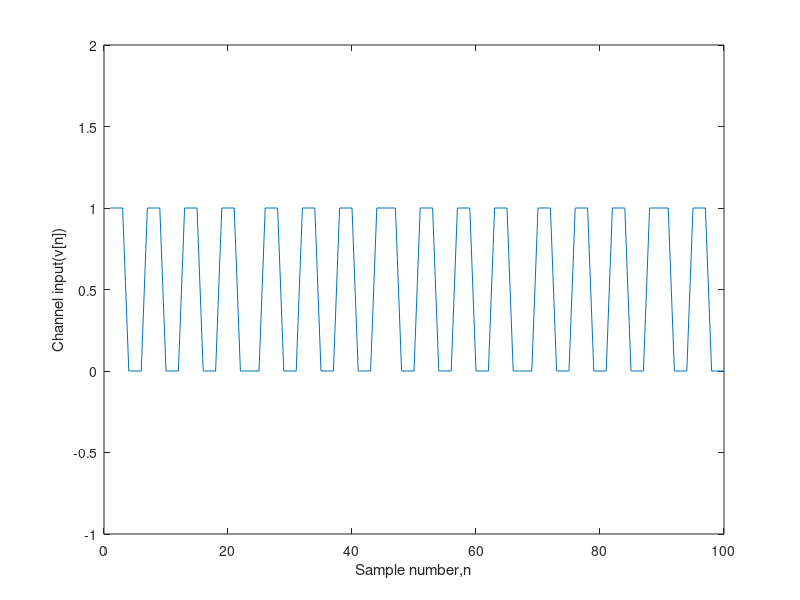
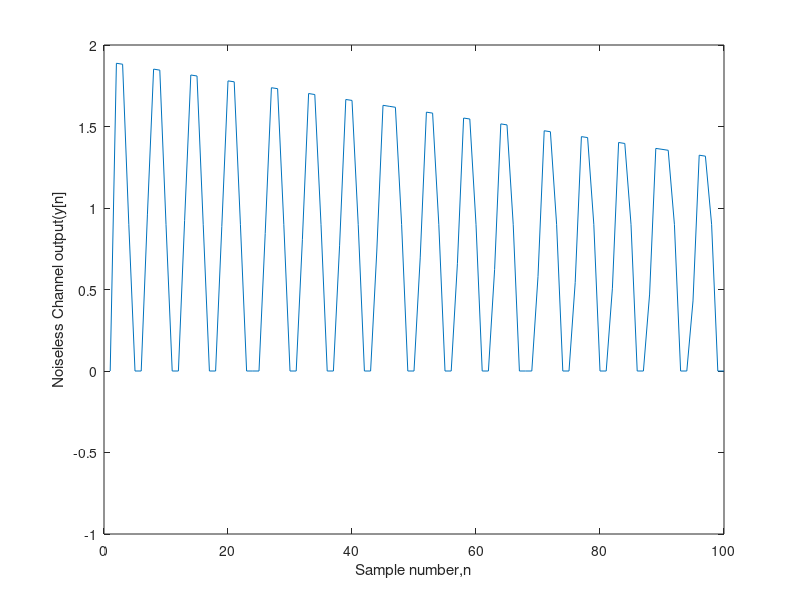
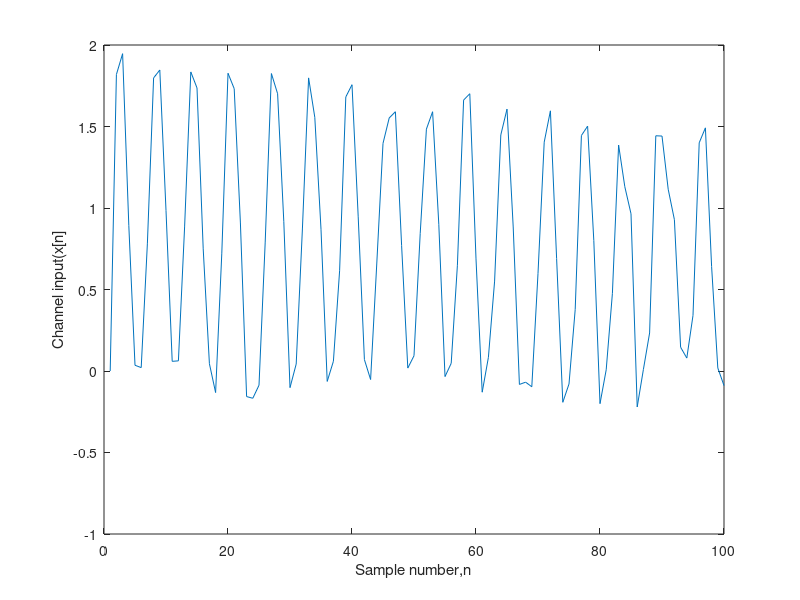
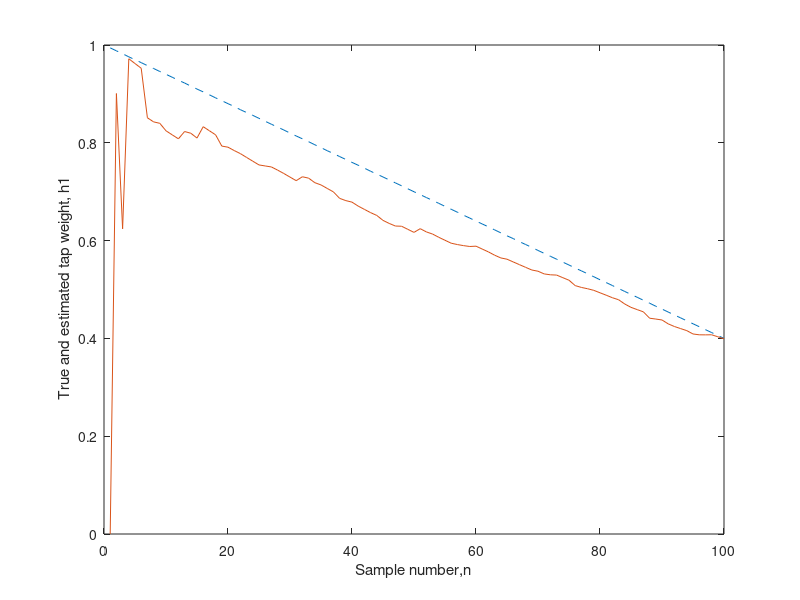

Recreate these plots in MATLAB, in order.
clear all;close all;
%initial conditions
h_(:,1)=[0;0];%initial weights
M_=100*eye(2);%Mmse initial
R=0.1;%observation noise varience
A=[0.99 0;0 0.999];%State matrix constant with time
Q=0.0001*eye(2);%process noise covariance
n=1:1:100;%sampling time
v= 0.5*(1 + square(n));%input to the channel
p=2;%number of weights modelled by the channel
x=zeros(1,100);
y=zeros(1,100);
K=zeros(2,100);
h1=zeros(1,100);
h2=zeros(1,100);
h_1=zeros(1,100);
h_2=zeros(1,100);
K1=zeros(1,99);
K2=zeros(1,99);
%modelling channel coeffiecients to generate channel coeffiecients with
%time
for i=1:100
    h1(i)=-0.006*i+1+randn*(0.0001);
    h2(i)=0.9+randn*(0.0001);
end
h=[h1;h2];
M1=zeros(1,100);
M2=zeros(1,100);
for i= 2:100
    h_(:,i)=A*h_(:,i-1);%process state equation
    y(i)=[v(i) v(i-2+1)]*h(:,i);%actual output
    x(i)=[v(i) v(i-2+1)]*h(:,i)+ R*randn;%measuremnet equation
    %prediction
    h_(:,i)=A*h_(:,i-1);
    M_=A*M_*A'+Q;
    den=R+[v(i) v(i-2+1)]*M_*[v(i) v(i-2+1)]';
    K(:,i)=(M_*[v(i) v(i-2+1)]')/den;
    h_(:,i)=h_(:,i)+K(:,i)*(x(i)-[v(i) v(i-2+1)]*h_(:,i));
    M_=(eye(2)-K(:,i)*[v(i) v(i-2+1)])*M_;
    M1(i)=M_(1,1);
    M2(i)=M_(2,2);
    h_1(i)=h_(1,i);
    h_2(i)=h_(2,i);
    K1(i-1)=K(1,i);
    K2(i-1)=K(2,i);
end
plot(v)
ylim([-1 2])
ylabel('Channel input(v[n])')
xlabel('Sample number,n')
figure
plot(y)
ylim([-1 2])
ylabel('Noiseless Channel output(y[n]')
xlabel('Sample number,n')
figure
plot(x)
ylim([-1 2])
ylabel('Channel input(x[n]')
xlabel('Sample number,n')
figure
plot(h1,'--')
hold on
plot(h_1,'-')
ylabel(' True and estimated tap weight, h1')
xlabel('Sample number,n')
hold off
figure
plot(h2,'--')
hold on
plot(h_2,'-')
ylabel(' True and estimated tap weight, h2')
xlabel('Sample number,n')
hold off
figure
plot(K1)
ylabel('Kalman gain, K1[n]')
xlabel('Sample number,n')
figure
plot(K2)
ylabel('Kalman gain, K2[n]')
xlabel('Sample number,n')
figure
plot(M1)
ylim([0 0.20])
xlim([3 100])
ylabel('Minimum MSE, M11')
xlabel('Sample number,n')
figure
plot(M2)
ylim([0 0.20])
xlim([3 100])
ylabel('Minimum MSE, M22')
xlabel('Sample number,n')



    
    

